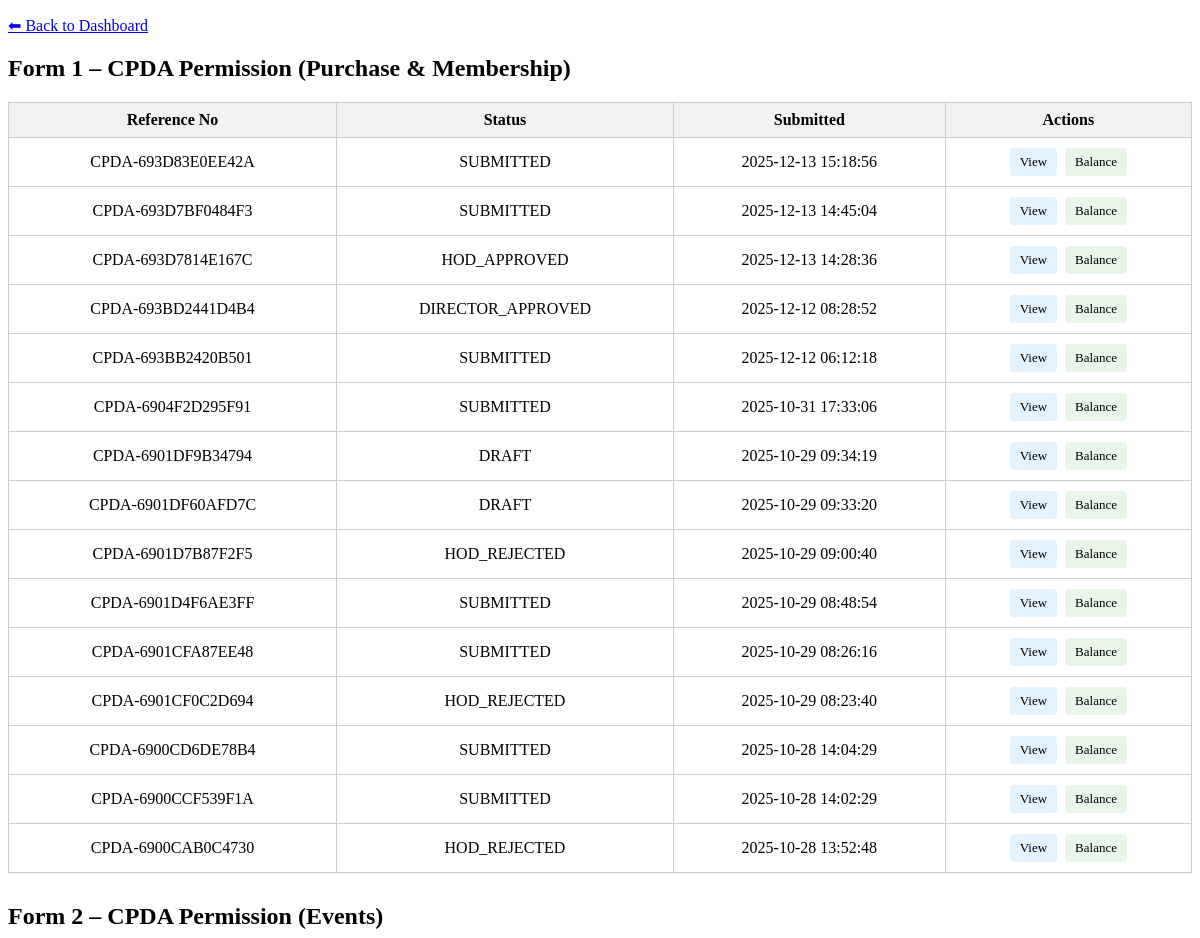
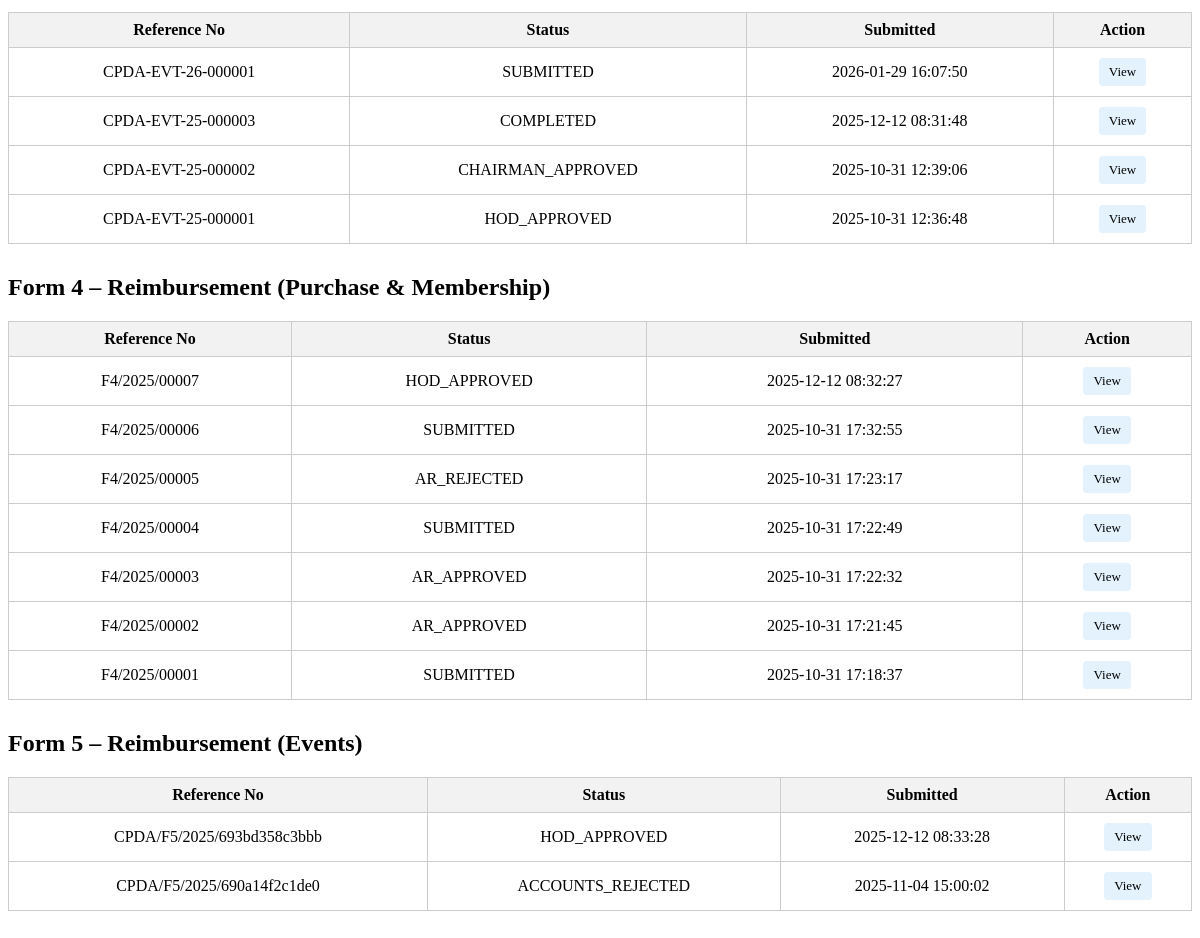
The page /views/faculty_application_history.php (signed in) on the database its author committed (2 pictures, top to bottom).
### tables this page shows
CREATE TABLE `cpda_applications` (
  `application_id` int(11) NOT NULL,
  `ref_number` varchar(100) DEFAULT NULL,
  `dated` date DEFAULT NULL,
  `employee_code` varchar(50) NOT NULL,
  `faculty_name` varchar(200) NOT NULL,
  `email` varchar(100) DEFAULT NULL,
  `mobile_number` varchar(15) DEFAULT NULL,
  `designation` varchar(100) DEFAULT NULL,
  `department` varchar(100) DEFAULT NULL,
  `pay_level` varchar(50) DEFAULT NULL,
  `date_of_joining` date DEFAULT NULL,
  `purpose_of_purchase` text DEFAULT NULL,
  `technical_specification` text DEFAULT NULL,
  `source_of_information` text DEFAULT NULL,
  `remarks` text DEFAULT NULL,
  `applicant_signature_date` datetime DEFAULT NULL,
  `status` enum('DRAFT','SUBMITTED','HOD_APPROVED','HOD_REJECTED','ACCOUNTS_APPROVED','ACCOUNTS_REJECTED','DFW_APPROVED','DFW_REJECTED','DIRECTOR_APPROVED','DIRECTOR_REJECTED','COMPLETED') DEFAULT 'DRAFT',
  `pda_block_start_year` int(11) DEFAULT NULL,
  `pda_block_end_year` int(11) DEFAULT NULL,
  `created_at` timestamp NOT NULL DEFAULT current_timestamp(),
  `updated_at` timestamp NOT NULL DEFAULT current_timestamp() ON UPDATE current_timestamp(),
  `current_stage` enum('HOD_REVIEW','DA_REVIEW','ASS_REVIEW','DFW_REVIEW','DIRECTOR_REVIEW','COMPLETED') DEFAULT NULL
);

CREATE TABLE `cpda_event_applications` (
  `application_id` int(11) NOT NULL,
  `ref_number` varchar(50) NOT NULL,
  `employee_code` int(11) NOT NULL,
  `faculty_name` varchar(255) NOT NULL,
  `designation_hag` tinyint(1) DEFAULT 0,
  `designation_professor` tinyint(1) DEFAULT 0,
  `designation_associate_professor` tinyint(1) DEFAULT 0,
  `designation_assistant_professor` tinyint(1) DEFAULT 0,
  `pay_level` varchar(20) NOT NULL,
  `department` varchar(255) NOT NULL,
  `location` enum('national','international') NOT NULL DEFAULT 'national',
  `date_of_joining` date NOT NULL,
  `nature_of_event` varchar(255) NOT NULL,
  `title_of_event` text NOT NULL,
  `period_of_event` varchar(255) NOT NULL,
  `working_days_involved` int(11) NOT NULL,
  `venue_of_event` text NOT NULL,
  `paper_title` text DEFAULT NULL,
  `paper_authors` text DEFAULT NULL,
  `no_objection_details` text DEFAULT NULL,
  `abstract_attachment` varchar(255) DEFAULT NULL,
  `expense_registration_fee` decimal(10,2) DEFAULT 0.00,
  `expense_visa_fee` decimal(10,2) DEFAULT 0.00,
  `expense_insurance_fee` decimal(10,2) DEFAULT 0.00,
  `expense_air_fare` decimal(10,2) DEFAULT 0.00,
  `expense_local_travel` decimal(10,2) DEFAULT 0.00,
  `expense_da_per_diem` decimal(10,2) DEFAULT 0.00,
  `expense_boarding_lodging` decimal(10,2) DEFAULT 0.00,
  `expense_other_details` text DEFAULT NULL,
  `expense_other_amount` decimal(10,2) DEFAULT 0.00,
  `expense_total` decimal(10,2) DEFAULT 0.00,
  `event_during_holidays` enum('YES','NO') NOT NULL,
  `institute_arrangement_attachment` varchar(255) DEFAULT NULL,
  `attended_abroad_current_block` enum('YES','NO') NOT NULL,
  `previous_event_name` text DEFAULT NULL,
  `previous_event_dates` varchar(255) DEFAULT NULL,
  `previous_event_venues` text DEFAULT NULL,
  `application_status` enum('DRAFT','SUBMITTED','HOD_APPROVED','HOD_REJECTED','ACCOUNTS_APPROVED','ACCOUNTS_REJECTED','DFW_APPROVED','DFW_REJECTED','DIRECTOR_APPROVED','DIRECTOR_REJECTED','COMPLETED','CHAIRMAN_APPROVED','CHAIRMAN_REJECTED') DEFAULT 'DRAFT',
  `submission_date` datetime DEFAULT NULL,
  `last_updated` datetime DEFAULT current_timestamp() ON UPDATE current_timestamp(),
  `sanctioned_amount` decimal(10,2) DEFAULT NULL,
  `disbursement_status` enum('PENDING','PARTIAL','COMPLETED') DEFAULT 'PENDING',
  `disbursed_amount` decimal(10,2) DEFAULT 0.00,
  `disbursement_date` datetime DEFAULT NULL,
  `created_at` timestamp NOT NULL DEFAULT current_timestamp(),
  `updated_at` timestamp NOT NULL DEFAULT current_timestamp() ON UPDATE current_timestamp(),
  `current_stage` enum('HOD_REVIEW','DA_REVIEW','ASS_REVIEW','DFW_REVIEW','DIRECTOR_REVIEW','COMPLETED') DEFAULT NULL
);

CREATE TABLE `f4_reimbursement_applications` (
  `application_id` int(11) NOT NULL,
  `ref_number` varchar(50) NOT NULL,
  `employee_code` int(11) NOT NULL,
  `faculty_name` varchar(255) NOT NULL,
  `designation_hag` tinyint(1) DEFAULT 0,
  `designation_professor` tinyint(1) DEFAULT 0,
  `designation_associate_professor` tinyint(1) DEFAULT 0,
  `designation_assistant_professor` tinyint(1) DEFAULT 0,
  `pay_level` varchar(20) NOT NULL,
  `department` varchar(255) NOT NULL,
  `total_amount` decimal(10,2) DEFAULT 0.00,
  `expense_books` decimal(10,2) DEFAULT 0.00,
  `expense_stationary` decimal(10,2) DEFAULT 0.00,
  `expense_patent` decimal(10,2) DEFAULT 0.00,
  `expense_computer_consumables` decimal(10,2) DEFAULT 0.00,
  `expense_consumables` decimal(10,2) DEFAULT 0.00,
  `expense_synthesis_analysis` decimal(10,2) DEFAULT 0.00,
  `remarks` text DEFAULT NULL,
  `application_status` enum('DRAFT','SUBMITTED','UNDER_REVIEW','HOD_APPROVED','HOD_REJECTED','AR_APPROVED','AR_REJECTED') DEFAULT 'DRAFT',
  `submission_date` datetime DEFAULT NULL,
  `last_updated` datetime DEFAULT current_timestamp() ON UPDATE current_timestamp(),
  `hod_approval_status` enum('PENDING','APPROVED','REJECTED') DEFAULT 'PENDING',
  `hod_approval_date` datetime DEFAULT NULL,
  `hod_remarks` text DEFAULT NULL,
  `hod_approved_by` varchar(50) DEFAULT NULL,
  `ar_approval_status` enum('PENDING','APPROVED','REJECTED') DEFAULT 'PENDING',
  `ar_approval_date` datetime DEFAULT NULL,
  `ar_remarks` text DEFAULT NULL,
  `ar_approved_by` varchar(50) DEFAULT NULL,
  `sanctioned_amount` decimal(10,2) DEFAULT NULL,
  `disbursement_status` enum('PENDING','PARTIAL','COMPLETED') DEFAULT 'PENDING',
  `disbursed_amount` decimal(10,2) DEFAULT 0.00,
  `disbursement_date` datetime DEFAULT NULL,
  `created_at` timestamp NOT NULL DEFAULT current_timestamp(),
  `updated_at` timestamp NOT NULL DEFAULT current_timestamp() ON UPDATE current_timestamp()
);

CREATE TABLE `f5_conference_reimbursements` (
  `application_id` int(11) NOT NULL,
  `ref_number` varchar(100) DEFAULT NULL,
  `employee_code` int(11) NOT NULL,
  `faculty_name` varchar(200) NOT NULL,
  `designation` varchar(100) NOT NULL,
  `pay_level` varchar(10) NOT NULL,
  `department` varchar(200) NOT NULL,
  `activity_nature` enum('International Conference','National Conference','Workshop','Short Term Course','Seminar','Symposium') NOT NULL,
  `activity_name` varchar(500) NOT NULL,
  `activity_start_date` date NOT NULL,
  `activity_end_date` date NOT NULL,
  `activity_venue` varchar(300) NOT NULL,
  `location_type` enum('India','Abroad') NOT NULL,
  `expense_registration` decimal(10,2) DEFAULT 0.00,
  `expense_visa` decimal(10,2) DEFAULT 0.00,
  `expense_insurance` decimal(10,2) DEFAULT 0.00,
  `expense_air_fare` decimal(10,2) DEFAULT 0.00,
  `expense_local_travel` decimal(10,2) DEFAULT 0.00,
  `expense_da_per_diem` decimal(10,2) DEFAULT 0.00,
  `expense_boarding_lodging` decimal(10,2) DEFAULT 0.00,
  `expense_other` decimal(10,2) DEFAULT 0.00,
  `expense_other_description` text DEFAULT NULL,
  `total_amount` decimal(10,2) NOT NULL,
  `remarks` text DEFAULT NULL,
  `status` enum('PENDING','HOD_APPROVED','HOD_REJECTED','ACCOUNTS_APPROVED','ACCOUNTS_REJECTED','COMPLETED') DEFAULT 'PENDING',
  `hod_status` enum('PENDING','APPROVED','REJECTED') DEFAULT 'PENDING',
  `hod_approved_by` varchar(50) DEFAULT NULL,
  `hod_approved_at` datetime DEFAULT NULL,
  `hod_comments` text DEFAULT NULL,
  `accounts_status` enum('PENDING','APPROVED','REJECTED') DEFAULT 'PENDING',
  `accounts_approved_by` varchar(50) DEFAULT NULL,
  `accounts_approved_at` datetime DEFAULT NULL,
  `accounts_comments` text DEFAULT NULL,
  `created_at` timestamp NOT NULL DEFAULT current_timestamp(),
  `updated_at` timestamp NOT NULL DEFAULT current_timestamp() ON UPDATE current_timestamp()
);

### views/faculty_application_history.php (the view, shortened to what this page needs)
<?php
include_once '../config/db.php';
$employee_code = $_SESSION['employee_code'];
$stmt = $conn->prepare("
    SELECT ref_number, application_id, status, current_stage, created_at
    FROM cpda_applications
    WHERE employee_code = ?
    ORDER BY created_at DESC
");
$stmt->bind_param("s", $employee_code);
$stmt->execute();
$applications = $stmt->get_result()->fetch_all(MYSQLI_ASSOC);
$stmt2 = $conn->prepare("
    SELECT ref_number, application_id, application_status, created_at
    FROM cpda_event_applications
    WHERE employee_code = ?
    ORDER BY created_at DESC
");
$stmt2->bind_param("s", $employee_code);
$stmt2->execute();
$applications2 = $stmt2->get_result()->fetch_all(MYSQLI_ASSOC);
$stmt3 = $conn->prepare("
    SELECT ref_number, application_id, application_status, created_at
    FROM f4_reimbursement_applications
    WHERE employee_code = ?
    ORDER BY created_at DESC
");
$stmt3->bind_param("s", $employee_code);
$stmt3->execute();
$applications3 = $stmt3->get_result()->fetch_all(MYSQLI_ASSOC);
$stmt4 = $conn->prepare("
    SELECT ref_number, application_id, status, created_at
    FROM f5_conference_reimbursements
    WHERE employee_code = ?
    ORDER BY created_at DESC
");
$stmt4->bind_param("s", $employee_code);
$stmt4->execute();
$applications4 = $stmt4->get_result()->fetch_all(MYSQLI_ASSOC);
?>
<!DOCTYPE html>
<html>
<head>
</head>
<body>
<p><a href="faculty_dashboard.php">⬅ Back to Dashboard</a></p>
<h2>Form 1 – CPDA Permission (Purchase & Membership)</h2>
<table>
    <thead>
        <tr>
            <th>Reference No</th>
            <th>Status</th>
            <th>Submitted</th>
            <th>Actions</th>
        </tr>
    </thead>
    <tbody>
        <?php if (empty($applications)): ?>
            <tr><td colspan="5">No applications found.</td></tr>
        <?php else: foreach ($applications as $app): ?>
            <tr>
                <td><?= htmlspecialchars($app['ref_number']) ?></td>
                <td><?= htmlspecialchars($app['status']) ?></td>
                <td><?= htmlspecialchars($app['created_at']) ?></td>
                <td>
                    <a class="btn btn-view"
                       href="faculty_view_application_flow.php?ref_number=<?= urlencode($app['ref_number']) ?>">
                       View
                    </a>
                    <a class="btn btn-balance"
                       href="balance_view.php?form_type=F1&form_id=<?= (int)$app['application_id'] ?>">
                       Balance
                    </a>
                </td>
            </tr>
        <?php endforeach; endif; ?>
    </tbody>
</table>
<h2>Form 2 – CPDA Permission (Events)</h2>
<table>
    <thead>
        <tr>
            <th>Reference No</th>
            <th>Status</th>
            <th>Submitted</th>
            <th>Action</th>
        </tr>
    </thead>
    <tbody>
        <?php if (empty($applications2)): ?>
            <tr><td colspan="4">No applications found.</td></tr>
        <?php else: foreach ($applications2 as $app): ?>
            <tr>
                <td><?= htmlspecialchars($app['ref_number']) ?></td>
                <td><?= htmlspecialchars($app['application_status']) ?></td>
                <td><?= htmlspecialchars($app['created_at']) ?></td>
                <td>
                    <a class="btn btn-view"
                       href="faculty_view_application_flow.php?ref_number=<?= urlencode($app['ref_number']) ?>">
                       View
                    </a>
                </td>
            </tr>
        <?php endforeach; endif; ?>
    </tbody>
</table>
<h2>Form 4 – Reimbursement (Purchase & Membership)</h2>
<table>
    <thead>
        <tr>
            <th>Reference No</th>
            <th>Status</th>
            <th>Submitted</th>
            <th>Action</th>
        </tr>
    </thead>
    <tbody>
        <?php if (empty($applications3)): ?>
            <tr><td colspan="4">No applications found.</td></tr>
        <?php else: foreach ($applications3 as $app): ?>
            <tr>
                <td><?= htmlspecialchars($app['ref_number']) ?></td>
                <td><?= htmlspecialchars($app['application_status']) ?></td>
                <td><?= htmlspecialchars($app['created_at']) ?></td>
                <td>
                    <a class="btn btn-view"
                       href="faculty_view_application_flow.php?ref_number=<?= urlencode($app['ref_number']) ?>">
                       View
                    </a>
                </td>
            </tr>
        <?php endforeach; endif; ?>
    </tbody>
</table>
<h2>Form 5 – Reimbursement (Events)</h2>
<table>
    <thead>
        <tr>
            <th>Reference No</th>
            <th>Status</th>
            <th>Submitted</th>
            <th>Action</th>
        </tr>
    </thead>
    <tbody>
        <?php if (empty($applications4)): ?>
            <tr><td colspan="4">No applications found.</td></tr>
        <?php else: foreach ($applications4 as $app): ?>
            <tr>
                <td><?= htmlspecialchars($app['ref_number']) ?></td>
                <td><?= htmlspecialchars($app['status']) ?></td>
                <td><?= htmlspecialchars($app['created_at']) ?></td>
                <td>
                    <a class="btn btn-view"
                       href="faculty_view_application_flow.php?ref_number=<?= urlencode($app['ref_number']) ?>">
                       View
                    </a>
                </td>
            </tr>
        <?php endforeach; endif; ?>
    </tbody>
</table>
</body>
</html>

### views/faculty_application_history.php (style rules this page uses)
table { border-collapse: collapse; width: 100%; margin-bottom: 30px; }
th, td { border: 1px solid #ccc; padding: 8px; text-align: center; }
th { background-color: #f2f2f2; }
a.btn { padding: 6px 10px; border-radius: 4px; text-decoration: none; font-size: 13px; margin: 2px; display: inline-block; }
.btn-view { background: #e3f2fd; color: #000; }
.btn-balance { background: #e8f5e9; color: #000; }

### rows shown on the page
cpda_applications: ref_number "CPDA-693D83E0EE42A", status "SUBMITTED", created_at "2025-12-13 15:18:56"
cpda_applications: ref_number "CPDA-693D7BF0484F3", status "SUBMITTED", created_at "2025-12-13 14:45:04"
cpda_applications: ref_number "CPDA-693D7814E167C", status "HOD_APPROVED", created_at "2025-12-13 14:28:36"
cpda_applications: ref_number "CPDA-693BD2441D4B4", status "DIRECTOR_APPROVED", created_at "2025-12-12 08:28:52"
cpda_applications: ref_number "CPDA-693BB2420B501", status "SUBMITTED", created_at "2025-12-12 06:12:18"
cpda_applications: ref_number "CPDA-6904F2D295F91", status "SUBMITTED", created_at "2025-10-31 17:33:06"
cpda_applications: ref_number "CPDA-6901DF9B34794", status "DRAFT", created_at "2025-10-29 09:34:19"
cpda_applications: ref_number "CPDA-6901DF60AFD7C", status "DRAFT", created_at "2025-10-29 09:33:20"
cpda_applications: ref_number "CPDA-6901D7B87F2F5", status "HOD_REJECTED", created_at "2025-10-29 09:00:40"
cpda_applications: ref_number "CPDA-6901D4F6AE3FF", status "SUBMITTED", created_at "2025-10-29 08:48:54"
cpda_applications: ref_number "CPDA-6901CFA87EE48", status "SUBMITTED", created_at "2025-10-29 08:26:16"
cpda_applications: ref_number "CPDA-6901CF0C2D694", status "HOD_REJECTED", created_at "2025-10-29 08:23:40"
cpda_applications: ref_number "CPDA-6900CD6DE78B4", status "SUBMITTED", created_at "2025-10-28 14:04:29"
cpda_applications: ref_number "CPDA-6900CCF539F1A", status "SUBMITTED", created_at "2025-10-28 14:02:29"
cpda_applications: ref_number "CPDA-6900CAB0C4730", status "HOD_REJECTED", created_at "2025-10-28 13:52:48"
cpda_event_applications: ref_number "CPDA-EVT-26-000001", application_status "SUBMITTED", created_at "2026-01-29 16:07:50"
cpda_event_applications: ref_number "CPDA-EVT-25-000003", application_status "COMPLETED", created_at "2025-12-12 08:31:48"
cpda_event_applications: ref_number "CPDA-EVT-25-000002", application_status "CHAIRMAN_APPROVED", created_at "2025-10-31 12:39:06"
cpda_event_applications: ref_number "CPDA-EVT-25-000001", application_status "HOD_APPROVED", created_at "2025-10-31 12:36:48"
f4_reimbursement_applications: ref_number "F4/2025/00007", application_status "HOD_APPROVED", created_at "2025-12-12 08:32:27"
f4_reimbursement_applications: ref_number "F4/2025/00006", application_status "SUBMITTED", created_at "2025-10-31 17:32:55"
f4_reimbursement_applications: ref_number "F4/2025/00005", application_status "AR_REJECTED", created_at "2025-10-31 17:23:17"
f4_reimbursement_applications: ref_number "F4/2025/00004", application_status "SUBMITTED", created_at "2025-10-31 17:22:49"
f4_reimbursement_applications: ref_number "F4/2025/00003", application_status "AR_APPROVED", created_at "2025-10-31 17:22:32"
f4_reimbursement_applications: ref_number "F4/2025/00002", application_status "AR_APPROVED", created_at "2025-10-31 17:21:45"
f4_reimbursement_applications: ref_number "F4/2025/00001", application_status "SUBMITTED", created_at "2025-10-31 17:18:37"
f5_conference_reimbursements: ref_number "CPDA/F5/2025/693bd358c3bbb", status "HOD_APPROVED", created_at "2025-12-12 08:33:28"
f5_conference_reimbursements: ref_number "CPDA/F5/2025/690a14f2c1de0", status "ACCOUNTS_REJECTED", created_at "2025-11-04 15:00:02"
